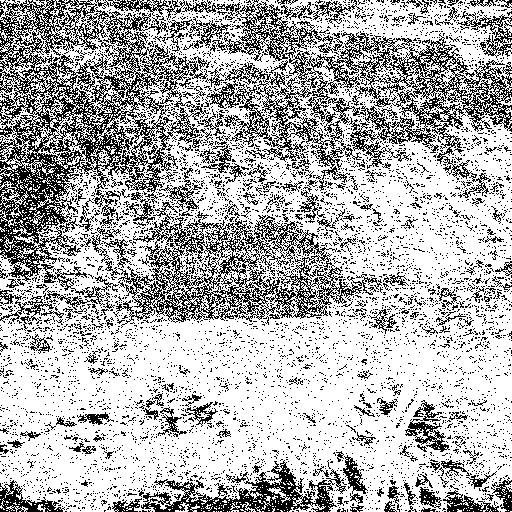
#> input picture HW/HW1/bitplanes/APC_bitplane0.tiff, 512 x 512 px, given in place of APC_bitplane0.tiff.tiff, which was not available
$ python BP_encoder.py
#> lines starting #> are read from the running program, lines starting #| are printed output that depends on the picture; after the words box and inside, x2 and y2 are one past the last pixel; in counts of white or black regions, pixels touching at a corner belong together; long printed decimals are rounded; pictures that were not available may be replaced by others from this repository, and a replacement may not be noted
import cv2
import numpy as np
import matplotlib.pyplot as plt
import random

# Constants
FILE_TYPE = "tiff"
LEVELS = 256
HISTOGRAM_PATH = "./HW/HW1/bitplane_histogram/"
HS_IMAGES_PATH = "./HW/HW1/bitplanes/"
HS_MARKED_PATH = "./HW/HW1/bitplane_shifted/"
PEAK_PATH = "./HW/HW1/peak/"
HS_HIDE_DATA_PATH = "./HW/HW1/hide_data/"

def draw_histogram(img_name, img, save_path):
    height, width, _ = img.shape
    q = 256
    count = [0] * q
    for y in range(height):
        for x in range(width):
            bgr = int(img[y, x, 0])
            count[bgr] += 1
    plt.figure()
    plt.xlabel("Pixel Intensity")  # 添加X軸標籤
    plt.ylabel("Pixel Count")  # 添加Y軸標籤
    plt.bar(range(1, 257), count)
    plt.savefig(save_path + f"{img_name}_histogram.png")
    plt.close()

def calculate_psnr(img1, img2, max_pixel=255):
    if img1.shape != img2.shape:
        raise ValueError("Input images must have the same dimensions")

    mse = np.mean((img1 - img2) ** 2)
    if mse == 0:
        return float('inf')

    psnr = 20 * np.log10(max_pixel / np.sqrt(mse))
    return psnr

def calculate_ssim(img1, img2):
    if img1.shape != img2.shape:
        raise ValueError("Input images must have the same dimensions")

    height, width, channels = img1.shape
    size = height * width

    # Constants for SSIM calculation
    C1 = (255 * 0.01) ** 2
    C2 = (255 * 0.03) ** 2
    C3 = C2 / 2

    ssim_total = 0

    for channel in range(channels):
        img1_c = img1[:, :, channel]
        img2_c = img2[:, :, channel]

        mean1 = np.mean(img1_c)
        mean2 = np.mean(img2_c)
        var1 = np.var(img1_c)
        var2 = np.var(img2_c)
        covar = np.cov(img1_c.flatten(), img2_c.flatten())[0][1]

        luminance = (2 * mean1 * mean2 + C1) / (mean1 ** 2 + mean2 ** 2 + C1)
        contrast = (2 * np.sqrt(var1) * np.sqrt(var2) + C2) / (var1 + var2 + C2)
        structure = (covar + C3) / (np.sqrt(var1) * np.sqrt(var2) + C3)

        ssim_channel = luminance * contrast * structure
        ssim_total += ssim_channel

    return ssim_total / channels

def count_levels(img, levels=256):
    level_counts = np.zeros(levels, dtype=int)
    for channel in range(img.shape[2]):
        channel_data = img[:, :, channel].flatten()
        level_counts += np.bincount(channel_data, minlength=levels)
    return level_counts

def find_peak_luminance(img):
    level_counts = count_levels(img)
    peak_luminance = np.argmax(level_counts)
    return peak_luminance

def generate_bitstream(capacity, embed_rate=0.1):
    embed_capacity = int(capacity * embed_rate)
    bitstream = [0, 1] * (embed_capacity // 2)
    if embed_capacity % 2 != 0:
        bitstream.append(0)
    return np.array(bitstream)

def find_peak_pixels(img, peak_luminance, tolerance=1):
    peak_pixels = []
    for y in range(img.shape[0]):
        for x in range(img.shape[1]):
            if abs(img[y, x, 0] - peak_luminance) <= tolerance:
                peak_pixels.append((y, x))
    return peak_pixels

def hide_data(marked_img, bitstream, shift, peak_pixels, max_intensity=255, min_intensity=0):
    embedded_bits = []
    embedded_positions = []
    peak_luminance_values = []
    embed_order = 0

    for i, (y, x) in enumerate(peak_pixels):
        if i >= len(bitstream):
            break

        pixel = marked_img[y, x, 0]

        if shift == 1 and pixel < max_intensity - shift:
            marked_img[y, x, 0] = np.clip(marked_img[y, x, 0] + shift * bitstream[i], min_intensity, max_intensity)
            embedded_bits.append(bitstream[i])
            embedded_positions.append((y, x, embed_order))
            peak_luminance_values.append(pixel)
            embed_order += 1
        elif shift == -1 and pixel > min_intensity - shift:
            marked_img[y, x, 0] = np.clip(marked_img[y, x, 0] - shift * bitstream[i], min_intensity, max_intensity)
            embedded_bits.append(bitstream[i])
            embedded_positions.append((y, x, embed_order))
            peak_luminance_values.append(pixel)
            embed_order += 1

    return marked_img, embedded_bits, embedded_positions, peak_luminance_values, len(embedded_bits)

def process_image(img_name, orig_img, embed_rate=0.05):
    height, width, channels = orig_img.shape
    size = height * width
    marked_img = orig_img.copy()

    print(f"{img_name} is a Grayscale image")

    peak_luminance = find_peak_luminance(orig_img)
    np.save(PEAK_PATH + f"{img_name}_peak.npy", peak_luminance)
    print(f"Peak luminance value: {peak_luminance}")

    bitstream = generate_bitstream(size, embed_rate=embed_rate)

    # 初始化峰值序列列表
    peak_sequence = [peak_luminance]
    # 初始化嵌入位置列表
    embedded_positions = []

    # 找到峰值像素的坐標
    peak_pixels = find_peak_pixels(orig_img, peak_luminance, tolerance=1)
    print(f"Number of peak pixels: {len(peak_pixels)}")

    # Step 2: Right-shift histogram and hide bitstream
    marked_img, embedded_bits_right, pos_right, peak_luminance_values_right, actual_embedded_bits_right = hide_data(marked_img, bitstream, shift=1, peak_pixels=peak_pixels)
    if actual_embedded_bits_right > 0:
        print(f"Right-shift embedding completed. Embedded bits: {actual_embedded_bits_right}")
    embedded_positions.extend(pos_right)  # 將右移嵌入位置添加到列表中
    # 保存右移後的峰值
    peak_sequence.append(find_peak_luminance(marked_img))

    # Step 3: Repeat Step 2 until maximum luminance reaches 255 or no more data can be embedded
    while np.max(marked_img) < 255 and len(embedded_positions) < len(bitstream):
        peak_pixels = find_peak_pixels(marked_img, peak_luminance, tolerance=1)
        print(f"Number of peak pixels in Step 3: {len(peak_pixels)}")
        if len(peak_pixels) == 0:
            print("No more peak pixels found in Step 3. Exiting loop.")
            break
        marked_img, _, pos, _, actual_embedded_bits = hide_data(marked_img, bitstream[len(embedded_positions):], shift=1, peak_pixels=peak_pixels)
        embedded_positions.extend(pos)  # 將右移嵌入位置添加到列表中
        # 保存右移後的峰值
        peak_sequence.append(find_peak_luminance(marked_img))

    # Step 4: Left-shift histogram and hide bitstream
    peak_pixels = find_peak_pixels(marked_img, peak_luminance, tolerance=1)
    print(f"Number of peak pixels in Step 4: {len(peak_pixels)}")
    marked_img, embedded_bits_left, pos_left, peak_luminance_values_left, actual_embedded_bits_left = hide_data(marked_img, bitstream[len(embedded_positions):], shift=-1, peak_pixels=peak_pixels)
    if actual_embedded_bits_left > 0:
        print(f"Left-shift embedding completed. Embedded bits: {actual_embedded_bits_left}")
    embedded_positions.extend(pos_left)  # 將左移嵌入位置添加到列表中
    # 保存左移後的峰值
    peak_sequence.append(find_peak_luminance(marked_img))

    # Step 5: Repeat Step 4 until minimum luminance reaches 0 or no more data can be embedded
    while np.min(marked_img) > 0 and len(embedded_positions) < len(bitstream):
        peak_pixels = find_peak_pixels(marked_img, peak_luminance, tolerance=1)
        print(f"Number of peak pixels in Step 5: {len(peak_pixels)}")
        if len(peak_pixels) == 0:
            print("No more peak pixels found in Step 5. Exiting loop.")
            break
        marked_img, _, pos, _, actual_embedded_bits = hide_data(marked_img, bitstream[len(embedded_positions):], shift=-1, peak_pixels=peak_pixels)
        embedded_positions.extend(pos)  # 將左移嵌入位置添加到列表中
        # 保存左移後的峰值
        peak_sequence.append(find_peak_luminance(marked_img))

    actual_payload = actual_embedded_bits_right + actual_embedded_bits_left
    embedded_bits = np.concatenate((embedded_bits_right, embedded_bits_left))[:actual_payload]

    # 將嵌入的數據、峰值序列、嵌入位置和嵌入的bits轉換為NumPy數組並保存到文件
    hide_array = np.array(list(map(int, embedded_bits)))
    np.save(HS_HIDE_DATA_PATH + f"{img_name}_HS_hide_data.npy", hide_array)
    np.save(HS_HIDE_DATA_PATH + f"{img_name}_peak_sequence.npy", np.array(peak_sequence))
    np.save(HS_HIDE_DATA_PATH + f"{img_name}_embedded_positions.npy", np.array(embedded_positions))
    np.save(HS_HIDE_DATA_PATH + f"{img_name}_embedded_bits.npy", np.array(embedded_bits))

    draw_histogram(f"{img_name}", orig_img, HISTOGRAM_PATH)
    draw_histogram(f"{img_name}_marked", marked_img, HISTOGRAM_PATH)

    psnr = calculate_psnr(orig_img, marked_img)
    ssim = calculate_ssim(orig_img, marked_img)
    bpp = actual_payload / size

    print(f"{img_name} marked size = {height} x {width}")
    print(f"Payload = {actual_payload}")
    print(f"Bits per pixel (bpp) = {bpp:.4f}")
    print(f"PSNR = {psnr:.2f}")
    print(f"SSIM = {ssim:.6f}")

    cv2.imwrite(HS_MARKED_PATH + f"{img_name}_shifted.{FILE_TYPE}", marked_img)

    question_for_displaying_images = input("Display images? (y/n): ")
    if question_for_displaying_images == "y":
        cv2.imshow("Original", orig_img)
        cv2.imshow("Marked", marked_img)
        cv2.waitKey(0)

def main():
    img_name = input("Image name: ")
#> the answer given: bitplanes/APC_bitplane0.tiff
    orig_img = cv2.imread(HS_IMAGES_PATH + f"{img_name}.{FILE_TYPE}", cv2.IMREAD_GRAYSCALE)
#> orig_img: shape (512, 512); 69.8% white; black in thin lines or dots

    if orig_img is None:
        print("Error reading original image file")
        exit()

    orig_img = cv2.cvtColor(orig_img, cv2.COLOR_GRAY2BGR)
#> orig_img is the input picture: shape (512, 512, 3); 69.8% white; black in thin lines or dots
    print("original image read successfully")
    process_image(img_name, orig_img)
#> after the loop in count_levels, `for channel in range(img.shape[2]):`: level_counts = 256 values, max 548811 at index 255, min 0 at index 1, mean 3072
#> in find_peak_luminance, `peak_luminance = np.argmax(level_counts)`: peak_luminance = 255
#| Peak luminance value: 255
#> in process_image, `peak_sequence = [peak_luminance]`: peak_sequence = [255]
#> in process_image, `peak_pixels = find_peak_pixels(orig_img, peak_luminance, tolerance=1)`: peak_pixels = 182937 items
#| Number of peak pixels: 182937
#> the loop in hide_data, `for i, (y, x) in enumerate(peak_pixels):` made 13108 passes
#> x on passes 1 to 3: 0, 1, 2
#> after the loop in hide_data, `for i, (y, x) in enumerate(peak_pixels):`: embed_order = 0; embedded_bits = []
#> in process_image, `marked_img, embedded_bits_right, pos_right, peak_luminance_values_righ..`: actual_embedded_bits_right = 0
#> after the loop in process_image, `while np.max(marked_img) < 255 and len(embedded_positions) < len(bitst..`: embedded_positions = []; peak_sequence = [255, 255]
#| Number of peak pixels in Step 4: 182937
#> the loop in hide_data (call 2), `for i, (y, x) in enumerate(peak_pixels):` made 13108 passes
#> x on passes 1 to 8: 0, 1, 2, 3, 4, 6, 7, 10
#> in process_image, `marked_img, embedded_bits_left, pos_left, peak_luminance_values_left, ..`: embedded_bits_left = 13107 values, max 1 at index 1, min 0 at index 0, mean 0.5; pos_left = 13107 items, first 6: (0, 0, 0), (0, 1, 1), (0, 2, 2), (0, 3, 3), (0, 4, 4), (0, 6, 5); peak_luminance_values_left = 13107 values from 255 to 255; actual_embedded_bits_left = 13107
#| Left-shift embedding completed. Embedded bits: 13107
#> after the loop in process_image, `while np.min(marked_img) > 0 and len(embedded_positions) < len(bitstre..`: embedded_positions has the same summary as pos_left; peak_sequence = [255, 255, 255]
#> in process_image, `actual_payload = actual_embedded_bits_right + actual_embedded_bits_left`: actual_payload = 13107
#> in process_image, `embedded_bits = np.concatenate((embedded_bits_right, embedded_bits_lef..`: embedded_bits has the same summary as embedded_bits_left
#> in process_image, `hide_array = np.array(list(map(int, embedded_bits)))`: hide_array has the same summary as embedded_bits_left
#> after the loop in draw_histogram, `for y in range(height):`: count = 256 values, max 182937 at index 255, min 0 at index 1, mean 1024
#> in draw_histogram, `plt.savefig(save_path + f"{img_name}_histogram.png")`:
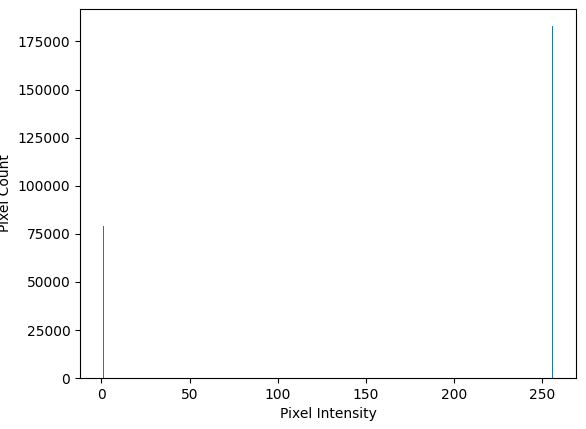
#> figure drawn by matplotlib, 1 panel; tallest bar 182937 high, from x = 255.6 to 256.4
#> in calculate_psnr, `mse = np.mean((img1 - img2) ** 2)`: mse = 0
#> in process_image, `psnr = calculate_psnr(orig_img, marked_img)`: psnr = inf
#> after the loop in calculate_ssim, `for channel in range(channels):`: ssim_total = 3
#> in process_image, `ssim = calculate_ssim(orig_img, marked_img)`: ssim = 1
#> in process_image, `bpp = actual_payload / size`: bpp = 0.05
#| bitplanes/APC_bitplane0.tiff marked size = 512 x 512
#| Payload = 13107
#| Bits per pixel (bpp) = 0.0500
#| PSNR = inf
#| SSIM = 1.000
#> the answer given: y

if __name__ == "__main__":
    main()

$ run again, on HW/HW1/bitplanes/APC_bitplane4.tiff
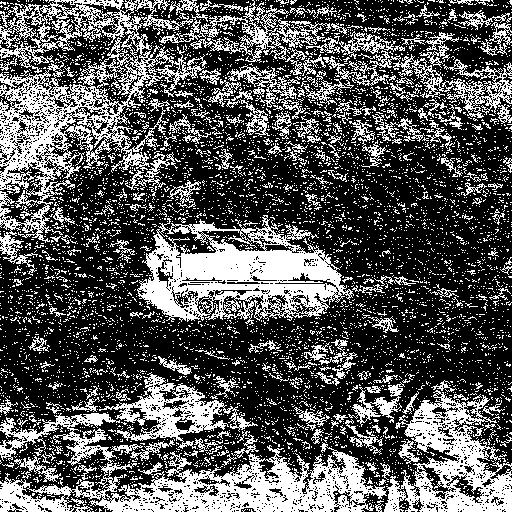
#> input picture HW/HW1/bitplanes/APC_bitplane4.tiff, 512 x 512 px, given in place of APC_bitplane4.tiff.tiff, which was not available
#> orig_img: shape (512, 512); 34.3% white; 6070 white regions (5837 under 20 px), largest, box (x1, y1, x2, y2) and area: (0, 0, 207, 276) 15440, (0, 413, 387, 512) 13382, (137, 215, 354, 325) 11689
#> in main, orig_img is the input picture: shape (512, 512, 3); 34.3% white; 6070 white regions (5837 under 20 px), largest, box (x1, y1, x2, y2) and area: (0, 0, 207, 276) 15440, (0, 413, 387, 512) 13382, (137, 215, 354, 325) 11689
#> after the loop in count_levels, `for channel in range(img.shape[2]):`: level_counts = 256 values, max 516621 at index 0, min 0 at index 1, mean 3072
#> in find_peak_luminance, `peak_luminance = np.argmax(level_counts)`: peak_luminance = 0
#| Peak luminance value: 0
#> in process_image, `peak_sequence = [peak_luminance]`: peak_sequence = [0]
#> peak_pixels = 172207 items
#| Number of peak pixels: 172207
#> the loop in hide_data, `for i, (y, x) in enumerate(peak_pixels):` made 13108 passes
#> x on passes 1 to 8: 0, 1, 2, 3, 4, 5, 6, 7
#> after the loop in hide_data, `for i, (y, x) in enumerate(peak_pixels):`: embed_order = 13107; embedded_bits = 13107 values, max 1 at index 1, min 0 at index 0, mean 0.5; embedded_positions = 13107 items, first 6: (0, 0, 0), (0, 1, 1), (0, 2, 2), (0, 3, 3), (0, 4, 4), (0, 5, 5); peak_luminance_values = 13107 values from 0 to 0
#> embedded_bits_right has the same summary as embedded_bits in hide_data; pos_right has the same summary as embedded_positions in hide_data; actual_embedded_bits_right = 13107
#| Right-shift embedding completed. Embedded bits: 13107
#> after the loop in process_image, `while np.max(marked_img) < 255 and len(embedded_positions) < len(bitst..`: peak_sequence = [0, 0]
#| Number of peak pixels in Step 4: 172207
#> the loop in hide_data (call 2), `for i, (y, x) in enumerate(peak_pixels):` made 1 pass
#> embedded_bits_left = []; actual_embedded_bits_left = 0
#> after the loop in process_image, `while np.min(marked_img) > 0 and len(embedded_positions) < len(bitstre..`: peak_sequence = [0, 0, 0]
#> actual_payload = 13107
#> hide_array has the same summary as embedded_bits in hide_data
#> after the loop in draw_histogram, `for y in range(height):`: count = 256 values, max 172207 at index 0, min 0 at index 1, mean 1024
#> in draw_histogram, `plt.savefig(save_path + f"{img_name}_histogram.png")`:
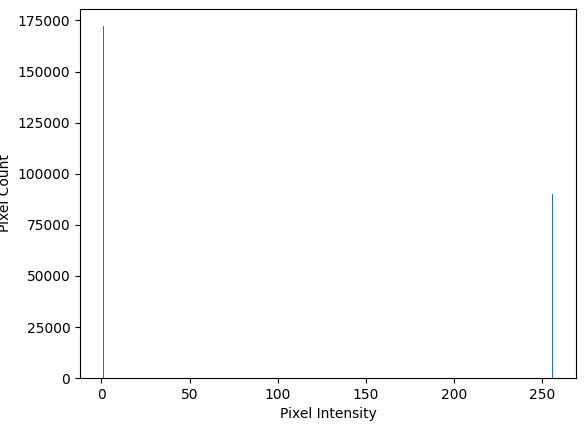
#> figure drawn by matplotlib, 1 panel; tallest bar 172207 high, from x = 0.6 to 1.4
#> mse = 0.00833
#> in calculate_psnr, `psnr = 20 * np.log10(max_pixel / np.sqrt(mse))`: psnr = 68.92
#> the loop in calculate_ssim, `for channel in range(channels):` made 3 passes
#> (mean2, var2, covar) on passes 1 to 3: (87.51, 14650.8, 14653), (87.49, 14655.1, 14655.2), (87.49, 14655.1, 14655.2)
#> after the loop in calculate_ssim, `for channel in range(channels):`: ssim_total = 3
#> ssim = 1
#> bpp = 0.05
#| bitplanes/APC_bitplane4.tiff marked size = 512 x 512
#| Payload = 13107
#| Bits per pixel (bpp) = 0.0500
#| PSNR = 68.92
#| SSIM = 1.000

$ run again, on HW/HW1/bitplanes/APC_bitplane5.tiff
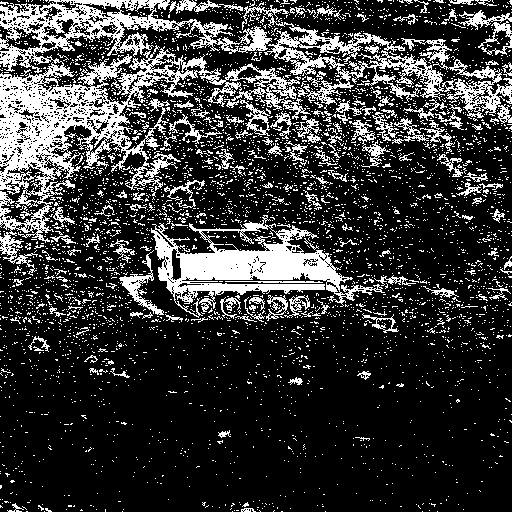
#> input picture HW/HW1/bitplanes/APC_bitplane5.tiff, 512 x 512 px, given in place of APC_bitplane5.tiff.tiff, which was not available
#> orig_img: shape (512, 512); 22.2% white; 4237 white regions (4062 under 20 px), largest, box (x1, y1, x2, y2) and area: (0, 0, 311, 276) 21086, (151, 215, 385, 318) 8021, (242, 2, 512, 124) 6299
#> in main, orig_img is the input picture: shape (512, 512, 3); 22.2% white; 4237 white regions (4062 under 20 px), largest, box (x1, y1, x2, y2) and area: (0, 0, 311, 276) 21086, (151, 215, 385, 318) 8021, (242, 2, 512, 124) 6299
#> after the loop in count_levels, `for channel in range(img.shape[2]):`: level_counts = 256 values, max 612072 at index 0, min 0 at index 1, mean 3072
#> in find_peak_luminance, `peak_luminance = np.argmax(level_counts)`: peak_luminance = 0
#| Peak luminance value: 0
#> in process_image, `peak_sequence = [peak_luminance]`: peak_sequence = [0]
#> peak_pixels = 204024 items
#| Number of peak pixels: 204024
#> the loop in hide_data, `for i, (y, x) in enumerate(peak_pixels):` made 13108 passes
#> x on passes 1 to 8: 0, 1, 2, 3, 4, 5, 6, 7
#> after the loop in hide_data, `for i, (y, x) in enumerate(peak_pixels):`: embed_order = 13107; embedded_bits = 13107 values, max 1 at index 1, min 0 at index 0, mean 0.5; embedded_positions = 13107 items, first 6: (0, 0, 0), (0, 1, 1), (0, 2, 2), (0, 3, 3), (0, 4, 4), (0, 5, 5); peak_luminance_values = 13107 values from 0 to 0
#> embedded_bits_right has the same summary as embedded_bits in hide_data; pos_right has the same summary as embedded_positions in hide_data; actual_embedded_bits_right = 13107
#| Right-shift embedding completed. Embedded bits: 13107
#> after the loop in process_image, `while np.max(marked_img) < 255 and len(embedded_positions) < len(bitst..`: peak_sequence = [0, 0]
#| Number of peak pixels in Step 4: 204024
#> the loop in hide_data (call 2), `for i, (y, x) in enumerate(peak_pixels):` made 1 pass
#> embedded_bits_left = []; actual_embedded_bits_left = 0
#> after the loop in process_image, `while np.min(marked_img) > 0 and len(embedded_positions) < len(bitstre..`: peak_sequence = [0, 0, 0]
#> actual_payload = 13107
#> hide_array has the same summary as embedded_bits in hide_data
#> after the loop in draw_histogram, `for y in range(height):`: count = 256 values, max 204024 at index 0, min 0 at index 1, mean 1024
#> in draw_histogram, `plt.savefig(save_path + f"{img_name}_histogram.png")`:
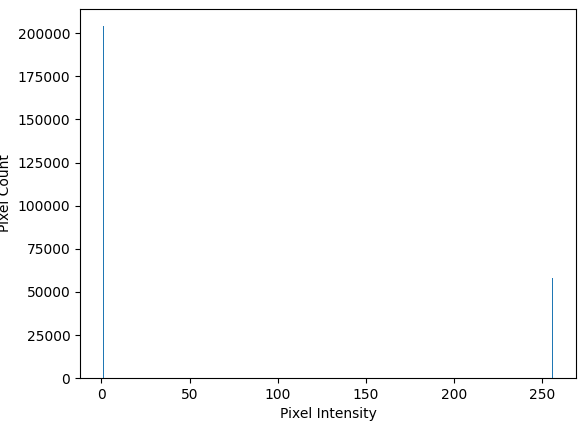
#> figure drawn by matplotlib, 1 panel; tallest bar 204024 high, from x = 0.6 to 1.4
#> mse = 0.00833
#> in calculate_psnr, `psnr = 20 * np.log10(max_pixel / np.sqrt(mse))`: psnr = 68.92
#> the loop in calculate_ssim, `for channel in range(channels):` made 3 passes
#> (mean2, var2, covar) on passes 1 to 3: (56.56, 11217.6, 11219), (56.54, 11220.4, 11220.4), (56.54, 11220.4, 11220.4)
#> after the loop in calculate_ssim, `for channel in range(channels):`: ssim_total = 3
#> ssim = 1
#> bpp = 0.05
#| bitplanes/APC_bitplane5.tiff marked size = 512 x 512
#| Payload = 13107
#| Bits per pixel (bpp) = 0.0500
#| PSNR = 68.92
#| SSIM = 1.000
